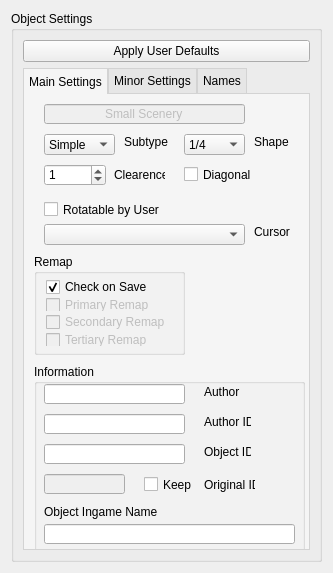
<?xml version="1.0" encoding="UTF-8"?>
<ui version="4.0">
 <class>Form</class>
 <widget class="QWidget" name="Form">
  <property name="geometry">
   <rect>
    <x>0</x>
    <y>0</y>
    <width>329</width>
    <height>569</height>
   </rect>
  </property>
  <property name="windowTitle">
   <string>Form</string>
  </property>
  <layout class="QHBoxLayout" name="horizontalLayout">
   <item>
    <widget class="QGroupBox" name="groupBox_objectSettings">
     <property name="sizePolicy">
      <sizepolicy hsizetype="Fixed" vsizetype="Preferred">
       <horstretch>0</horstretch>
       <verstretch>0</verstretch>
      </sizepolicy>
     </property>
     <property name="minimumSize">
      <size>
       <width>311</width>
       <height>551</height>
      </size>
     </property>
     <property name="maximumSize">
      <size>
       <width>311</width>
       <height>16777215</height>
      </size>
     </property>
     <property name="title">
      <string>Object Settings</string>
     </property>
     <layout class="QVBoxLayout" name="verticalLayout_2">
      <item>
       <widget class="QPushButton" name="pushButton_applyDefaultSettings">
        <property name="text">
         <string>Apply User Defaults</string>
        </property>
       </widget>
      </item>
      <item>
       <widget class="QTabWidget" name="tabWidget_settingsSS">
        <property name="enabled">
         <bool>true</bool>
        </property>
        <property name="styleSheet">
         <string notr="true">QTabWidget::pane {
  border: 1px solid lightgray;
  top:-1px; 
  background: rgb(245, 245, 245);; 
} 

QTabBar::tab {
  background: rgb(230, 230, 230); 
  border: 1px solid lightgray; 
  padding: 5px;
} 

QTabBar::tab:selected { 
  background: rgb(245, 245, 245); 
  margin-bottom: -1px; 
}</string>
        </property>
        <property name="currentIndex">
         <number>0</number>
        </property>
        <widget class="QWidget" name="tab_mainSettings">
         <attribute name="title">
          <string>Main Settings</string>
         </attribute>
         <widget class="QGroupBox" name="groupBox_information">
          <property name="geometry">
           <rect>
            <x>10</x>
            <y>270</y>
            <width>271</width>
            <height>191</height>
           </rect>
          </property>
          <property name="layoutDirection">
           <enum>Qt::LeftToRight</enum>
          </property>
          <property name="title">
           <string>Information</string>
          </property>
          <widget class="QLineEdit" name="lineEdit_objectName">
           <property name="geometry">
            <rect>
             <x>10</x>
             <y>160</y>
             <width>251</width>
             <height>20</height>
            </rect>
           </property>
           <property name="toolTip">
            <string notr="true">&lt;html&gt;&lt;head/&gt;&lt;body&gt;&lt;p&gt;The name your object will appear ingame. Consider the naming guide.&lt;/p&gt;&lt;p&gt;&lt;br/&gt;&lt;/p&gt;&lt;/body&gt;&lt;/html&gt;</string>
           </property>
          </widget>
          <widget class="QLabel" name="label_objectIngameName">
           <property name="geometry">
            <rect>
             <x>10</x>
             <y>140</y>
             <width>141</width>
             <height>16</height>
            </rect>
           </property>
           <property name="text">
            <string>Object Ingame Name</string>
           </property>
          </widget>
          <widget class="QLineEdit" name="lineEdit_objectID">
           <property name="geometry">
            <rect>
             <x>10</x>
             <y>80</y>
             <width>141</width>
             <height>20</height>
            </rect>
           </property>
           <property name="toolTip">
            <string notr="true">&lt;html&gt;&lt;head/&gt;&lt;body&gt;&lt;p&gt;Unique object identifier - a prefix will be added of with your author ID and object type. Consider the naming guide.&lt;/p&gt;&lt;/body&gt;&lt;/html&gt;</string>
           </property>
          </widget>
          <widget class="QLabel" name="label_objectID">
           <property name="geometry">
            <rect>
             <x>170</x>
             <y>80</y>
             <width>47</width>
             <height>16</height>
            </rect>
           </property>
           <property name="text">
            <string>Object ID</string>
           </property>
          </widget>
          <widget class="QLineEdit" name="lineEdit_author">
           <property name="enabled">
            <bool>true</bool>
           </property>
           <property name="geometry">
            <rect>
             <x>10</x>
             <y>20</y>
             <width>141</width>
             <height>20</height>
            </rect>
           </property>
           <property name="toolTip">
            <string notr="true">&lt;html&gt;&lt;head/&gt;&lt;body&gt;&lt;p&gt;Your name, seperate multiple names by comma. It is also good practice to add the name of the original creator(s) if you are fixing/remixing an existing object.&lt;/p&gt;&lt;/body&gt;&lt;/html&gt;</string>
           </property>
          </widget>
          <widget class="QLineEdit" name="lineEdit_authorID">
           <property name="geometry">
            <rect>
             <x>10</x>
             <y>50</y>
             <width>141</width>
             <height>20</height>
            </rect>
           </property>
           <property name="toolTip">
            <string notr="true">Your identity/name for the object ID</string>
           </property>
          </widget>
          <widget class="QLabel" name="label_originalID">
           <property name="geometry">
            <rect>
             <x>170</x>
             <y>110</y>
             <width>51</width>
             <height>21</height>
            </rect>
           </property>
           <property name="text">
            <string>Original ID</string>
           </property>
          </widget>
          <widget class="QLabel" name="label_author">
           <property name="geometry">
            <rect>
             <x>170</x>
             <y>20</y>
             <width>47</width>
             <height>16</height>
            </rect>
           </property>
           <property name="text">
            <string>Author</string>
           </property>
          </widget>
          <widget class="QLabel" name="label_authorID">
           <property name="geometry">
            <rect>
             <x>170</x>
             <y>50</y>
             <width>47</width>
             <height>16</height>
            </rect>
           </property>
           <property name="text">
            <string>Author ID</string>
           </property>
          </widget>
          <widget class="QLineEdit" name="lineEdit_originalID">
           <property name="enabled">
            <bool>false</bool>
           </property>
           <property name="geometry">
            <rect>
             <x>10</x>
             <y>110</y>
             <width>81</width>
             <height>20</height>
            </rect>
           </property>
           <property name="toolTip">
            <string notr="true">Original DAT identifyer from the loaded DAT object.</string>
           </property>
           <property name="text">
            <string/>
           </property>
          </widget>
          <widget class="QCheckBox" name="checkBox_keepOrginalId">
           <property name="geometry">
            <rect>
             <x>110</x>
             <y>110</y>
             <width>51</width>
             <height>21</height>
            </rect>
           </property>
           <property name="toolTip">
            <string>&lt;html&gt;&lt;head/&gt;&lt;body&gt;&lt;p&gt; Tick if you like to keep the original ID of the loaded object. If you do so, this object will be loaded ingame instead of the orginal. Not recommended&lt;/p&gt;&lt;/body&gt;&lt;/html&gt;</string>
           </property>
           <property name="text">
            <string>Keep</string>
           </property>
          </widget>
         </widget>
         <widget class="QComboBox" name="comboBox_subtype">
          <property name="geometry">
           <rect>
            <x>20</x>
            <y>40</y>
            <width>71</width>
            <height>21</height>
           </rect>
          </property>
          <property name="autoFillBackground">
           <bool>false</bool>
          </property>
          <property name="styleSheet">
           <string notr="true"/>
          </property>
          <item>
           <property name="text">
            <string>Simple</string>
           </property>
          </item>
          <item>
           <property name="text">
            <string>Animated</string>
           </property>
          </item>
          <item>
           <property name="text">
            <string>Glass</string>
           </property>
          </item>
          <item>
           <property name="text">
            <string>Gardens</string>
           </property>
          </item>
         </widget>
         <widget class="QCheckBox" name="isRotatable">
          <property name="geometry">
           <rect>
            <x>20</x>
            <y>100</y>
            <width>121</width>
            <height>31</height>
           </rect>
          </property>
          <property name="acceptDrops">
           <bool>false</bool>
          </property>
          <property name="toolTip">
           <string>When set, the user can rotate the object. Else, the object rotates automatically/randomly</string>
          </property>
          <property name="text">
           <string>Rotatable by User</string>
          </property>
          <property name="tristate">
           <bool>false</bool>
          </property>
         </widget>
         <widget class="QSpinBox" name="spinBox_clearence">
          <property name="geometry">
           <rect>
            <x>20</x>
            <y>70</y>
            <width>62</width>
            <height>22</height>
           </rect>
          </property>
          <property name="toolTip">
           <string notr="true">Object height</string>
          </property>
          <property name="value">
           <number>1</number>
          </property>
         </widget>
         <widget class="QLabel" name="label_clearence">
          <property name="geometry">
           <rect>
            <x>90</x>
            <y>70</y>
            <width>51</width>
            <height>21</height>
           </rect>
          </property>
          <property name="text">
           <string>Clearence</string>
          </property>
         </widget>
         <widget class="QLabel" name="label_subtype">
          <property name="geometry">
           <rect>
            <x>100</x>
            <y>40</y>
            <width>51</width>
            <height>16</height>
           </rect>
          </property>
          <property name="text">
           <string>Subtype</string>
          </property>
         </widget>
         <widget class="QLineEdit" name="lineEdit_objectType">
          <property name="enabled">
           <bool>false</bool>
          </property>
          <property name="geometry">
           <rect>
            <x>20</x>
            <y>10</y>
            <width>201</width>
            <height>20</height>
           </rect>
          </property>
          <property name="toolTip">
           <string notr="true">Object type</string>
          </property>
          <property name="text">
           <string>Small Scenery</string>
          </property>
          <property name="alignment">
           <set>Qt::AlignCenter</set>
          </property>
         </widget>
         <widget class="QLabel" name="label_cursor">
          <property name="geometry">
           <rect>
            <x>230</x>
            <y>130</y>
            <width>51</width>
            <height>16</height>
           </rect>
          </property>
          <property name="text">
           <string>Cursor</string>
          </property>
         </widget>
         <widget class="QComboBox" name="comboBox_cursor">
          <property name="geometry">
           <rect>
            <x>20</x>
            <y>130</y>
            <width>201</width>
            <height>21</height>
           </rect>
          </property>
          <property name="autoFillBackground">
           <bool>false</bool>
          </property>
          <property name="styleSheet">
           <string notr="true"/>
          </property>
         </widget>
         <widget class="QLabel" name="label_shape">
          <property name="geometry">
           <rect>
            <x>230</x>
            <y>40</y>
            <width>41</width>
            <height>16</height>
           </rect>
          </property>
          <property name="text">
           <string>Shape</string>
          </property>
         </widget>
         <widget class="QComboBox" name="comboBox_shape">
          <property name="geometry">
           <rect>
            <x>160</x>
            <y>40</y>
            <width>61</width>
            <height>21</height>
           </rect>
          </property>
          <property name="autoFillBackground">
           <bool>false</bool>
          </property>
          <property name="styleSheet">
           <string notr="true"/>
          </property>
          <item>
           <property name="text">
            <string>1/4</string>
           </property>
          </item>
          <item>
           <property name="text">
            <string>Half Tile</string>
           </property>
          </item>
          <item>
           <property name="text">
            <string>3/4</string>
           </property>
          </item>
          <item>
           <property name="text">
            <string>Full Tile</string>
           </property>
          </item>
         </widget>
         <widget class="QCheckBox" name="checkBox_diagonal">
          <property name="geometry">
           <rect>
            <x>160</x>
            <y>70</y>
            <width>81</width>
            <height>21</height>
           </rect>
          </property>
          <property name="acceptDrops">
           <bool>false</bool>
          </property>
          <property name="toolTip">
           <string>When set, this object will rotate automatically.</string>
          </property>
          <property name="text">
           <string>Diagonal</string>
          </property>
          <property name="tristate">
           <bool>false</bool>
          </property>
         </widget>
         <widget class="QGroupBox" name="groupBox_remap">
          <property name="geometry">
           <rect>
            <x>10</x>
            <y>160</y>
            <width>151</width>
            <height>101</height>
           </rect>
          </property>
          <property name="layoutDirection">
           <enum>Qt::LeftToRight</enum>
          </property>
          <property name="title">
           <string>Remap</string>
          </property>
          <layout class="QVBoxLayout" name="verticalLayout">
           <property name="spacing">
            <number>4</number>
           </property>
           <property name="leftMargin">
            <number>9</number>
           </property>
           <property name="topMargin">
            <number>6</number>
           </property>
           <property name="rightMargin">
            <number>9</number>
           </property>
           <property name="bottomMargin">
            <number>6</number>
           </property>
           <item>
            <widget class="QCheckBox" name="checkBox_remapCheck">
             <property name="text">
              <string>Check on Save</string>
             </property>
             <property name="checked">
              <bool>true</bool>
             </property>
            </widget>
           </item>
           <item>
            <widget class="QCheckBox" name="hasPrimaryColour">
             <property name="enabled">
              <bool>false</bool>
             </property>
             <property name="text">
              <string>Primary Remap</string>
             </property>
            </widget>
           </item>
           <item>
            <widget class="QCheckBox" name="hasSecondaryColour">
             <property name="enabled">
              <bool>false</bool>
             </property>
             <property name="text">
              <string>Secondary Remap</string>
             </property>
            </widget>
           </item>
           <item>
            <widget class="QCheckBox" name="hasTertiaryColour">
             <property name="enabled">
              <bool>false</bool>
             </property>
             <property name="text">
              <string>Tertiary Remap</string>
             </property>
            </widget>
           </item>
          </layout>
         </widget>
        </widget>
        <widget class="QWidget" name="tab_minorSettings">
         <attribute name="title">
          <string>Minor Settings</string>
         </attribute>
         <widget class="QDoubleSpinBox" name="doubleSpinBox_version">
          <property name="geometry">
           <rect>
            <x>20</x>
            <y>10</y>
            <width>62</width>
            <height>22</height>
           </rect>
          </property>
          <property name="toolTip">
           <string notr="true">Unless you don't revise an already released object, keep this at 1.0</string>
          </property>
          <property name="locale">
           <locale language="English" country="UnitedStates"/>
          </property>
          <property name="decimals">
           <number>1</number>
          </property>
          <property name="singleStep">
           <double>0.100000000000000</double>
          </property>
          <property name="value">
           <double>1.000000000000000</double>
          </property>
         </widget>
         <widget class="QLabel" name="label_version">
          <property name="geometry">
           <rect>
            <x>90</x>
            <y>10</y>
            <width>47</width>
            <height>16</height>
           </rect>
          </property>
          <property name="text">
           <string>Version</string>
          </property>
         </widget>
         <widget class="QDoubleSpinBox" name="doubleSpinBox_price">
          <property name="geometry">
           <rect>
            <x>20</x>
            <y>40</y>
            <width>62</width>
            <height>22</height>
           </rect>
          </property>
          <property name="toolTip">
           <string notr="true">Unless you don't revise an already released object, keep this at 1.0</string>
          </property>
          <property name="decimals">
           <number>0</number>
          </property>
          <property name="maximum">
           <double>10000.000000000000000</double>
          </property>
          <property name="singleStep">
           <double>1.000000000000000</double>
          </property>
          <property name="value">
           <double>1.000000000000000</double>
          </property>
         </widget>
         <widget class="QLabel" name="label_price">
          <property name="geometry">
           <rect>
            <x>90</x>
            <y>40</y>
            <width>51</width>
            <height>21</height>
           </rect>
          </property>
          <property name="text">
           <string>Price</string>
          </property>
         </widget>
         <widget class="QDoubleSpinBox" name="doubleSpinBox_removalPrice">
          <property name="geometry">
           <rect>
            <x>140</x>
            <y>40</y>
            <width>62</width>
            <height>22</height>
           </rect>
          </property>
          <property name="toolTip">
           <string notr="true">Unless you don't revise an already released object, keep this at 1.0</string>
          </property>
          <property name="decimals">
           <number>0</number>
          </property>
          <property name="minimum">
           <double>-1000.000000000000000</double>
          </property>
          <property name="maximum">
           <double>1000.000000000000000</double>
          </property>
          <property name="singleStep">
           <double>1.000000000000000</double>
          </property>
          <property name="value">
           <double>1.000000000000000</double>
          </property>
         </widget>
         <widget class="QLabel" name="label_removalPrice">
          <property name="geometry">
           <rect>
            <x>210</x>
            <y>40</y>
            <width>71</width>
            <height>21</height>
           </rect>
          </property>
          <property name="text">
           <string>Removal Price</string>
          </property>
         </widget>
         <widget class="QCheckBox" name="requiresFlatSurface">
          <property name="geometry">
           <rect>
            <x>20</x>
            <y>110</y>
            <width>111</width>
            <height>17</height>
           </rect>
          </property>
          <property name="toolTip">
           <string>requiresFlatSurface</string>
          </property>
          <property name="text">
           <string>Flat Surface Only</string>
          </property>
         </widget>
         <widget class="QCheckBox" name="SMALL_SCENERY_FLAG_VOFFSET_CENTRE">
          <property name="geometry">
           <rect>
            <x>20</x>
            <y>70</y>
            <width>111</width>
            <height>17</height>
           </rect>
          </property>
          <property name="toolTip">
           <string>SMALL_SCENERY_FLAG_VOFFSET_CENTRE</string>
          </property>
          <property name="text">
           <string>Block Rain</string>
          </property>
         </widget>
         <widget class="QCheckBox" name="isStackable">
          <property name="geometry">
           <rect>
            <x>20</x>
            <y>90</y>
            <width>111</width>
            <height>17</height>
           </rect>
          </property>
          <property name="toolTip">
           <string>isStackable</string>
          </property>
          <property name="text">
           <string>Stackable</string>
          </property>
          <property name="checked">
           <bool>true</bool>
          </property>
         </widget>
         <widget class="QCheckBox" name="prohibitWalls">
          <property name="geometry">
           <rect>
            <x>20</x>
            <y>130</y>
            <width>111</width>
            <height>17</height>
           </rect>
          </property>
          <property name="toolTip">
           <string>prohibitWalls</string>
          </property>
          <property name="text">
           <string>Prohibit Walls</string>
          </property>
         </widget>
         <widget class="QCheckBox" name="SMALL_SCENERY_FLAG27">
          <property name="geometry">
           <rect>
            <x>20</x>
            <y>150</y>
            <width>171</width>
            <height>17</height>
           </rect>
          </property>
          <property name="toolTip">
           <string>SMALL_SCENERY_FLAG27</string>
          </property>
          <property name="text">
           <string>Block Supports like Full Tile</string>
          </property>
         </widget>
         <widget class="QCheckBox" name="allowSupportsAbove">
          <property name="geometry">
           <rect>
            <x>140</x>
            <y>130</y>
            <width>131</width>
            <height>17</height>
           </rect>
          </property>
          <property name="toolTip">
           <string>allowSupportsAbove</string>
          </property>
          <property name="text">
           <string>Allow Supports Above</string>
          </property>
          <property name="checked">
           <bool>true</bool>
          </property>
         </widget>
         <widget class="QGroupBox" name="groupBox_animOptions">
          <property name="enabled">
           <bool>false</bool>
          </property>
          <property name="geometry">
           <rect>
            <x>10</x>
            <y>170</y>
            <width>271</width>
            <height>171</height>
           </rect>
          </property>
          <property name="title">
           <string>Animation Options</string>
          </property>
          <widget class="QLabel" name="label_animSubtype">
           <property name="geometry">
            <rect>
             <x>90</x>
             <y>20</y>
             <width>101</width>
             <height>16</height>
            </rect>
           </property>
           <property name="text">
            <string>Animation Subtype</string>
           </property>
          </widget>
          <widget class="QComboBox" name="comboBox_animSubtype">
           <property name="geometry">
            <rect>
             <x>10</x>
             <y>20</y>
             <width>71</width>
             <height>21</height>
            </rect>
           </property>
           <property name="autoFillBackground">
            <bool>false</bool>
           </property>
           <property name="styleSheet">
            <string notr="true"/>
           </property>
           <item>
            <property name="text">
             <string>Regular</string>
            </property>
           </item>
           <item>
            <property name="text">
             <string>Fountain 1</string>
            </property>
           </item>
           <item>
            <property name="text">
             <string>Fountain 2</string>
            </property>
           </item>
           <item>
            <property name="text">
             <string>Clock</string>
            </property>
           </item>
           <item>
            <property name="text">
             <string>Single view</string>
            </property>
           </item>
          </widget>
          <widget class="QPushButton" name="pushButton_editAnimSequence">
           <property name="geometry">
            <rect>
             <x>170</x>
             <y>50</y>
             <width>81</width>
             <height>23</height>
            </rect>
           </property>
           <property name="text">
            <string>Edit Sequence</string>
           </property>
          </widget>
          <widget class="QDoubleSpinBox" name="doubleSpinBox_frameDelay">
           <property name="geometry">
            <rect>
             <x>10</x>
             <y>80</y>
             <width>62</width>
             <height>22</height>
            </rect>
           </property>
           <property name="toolTip">
            <string notr="true">Delay of ticks between animation frames.</string>
           </property>
           <property name="decimals">
            <number>0</number>
           </property>
           <property name="maximum">
            <double>32.000000000000000</double>
           </property>
           <property name="singleStep">
            <double>1.000000000000000</double>
           </property>
           <property name="value">
            <double>0.000000000000000</double>
           </property>
          </widget>
          <widget class="QLabel" name="label_frameDelay">
           <property name="geometry">
            <rect>
             <x>80</x>
             <y>80</y>
             <width>71</width>
             <height>16</height>
            </rect>
           </property>
           <property name="text">
            <string>Frame Delay</string>
           </property>
          </widget>
          <widget class="QDoubleSpinBox" name="doubleSpinBox_animDelay">
           <property name="geometry">
            <rect>
             <x>10</x>
             <y>110</y>
             <width>62</width>
             <height>22</height>
            </rect>
           </property>
           <property name="toolTip">
            <string notr="true">Delay of ticks after one animation cycle (0 = continuous).</string>
           </property>
           <property name="decimals">
            <number>0</number>
           </property>
           <property name="maximum">
            <double>32.000000000000000</double>
           </property>
           <property name="singleStep">
            <double>1.000000000000000</double>
           </property>
           <property name="value">
            <double>0.000000000000000</double>
           </property>
          </widget>
          <widget class="QLabel" name="label_animDelay">
           <property name="geometry">
            <rect>
             <x>80</x>
             <y>110</y>
             <width>81</width>
             <height>16</height>
            </rect>
           </property>
           <property name="text">
            <string>Animation Delay</string>
           </property>
          </widget>
          <widget class="QDoubleSpinBox" name="doubleSpinBox_numFrames">
           <property name="geometry">
            <rect>
             <x>10</x>
             <y>50</y>
             <width>62</width>
             <height>22</height>
            </rect>
           </property>
           <property name="toolTip">
            <string notr="true">Number of frames you want in your animation sequence.</string>
           </property>
           <property name="decimals">
            <number>0</number>
           </property>
           <property name="maximum">
            <double>32.000000000000000</double>
           </property>
           <property name="singleStep">
            <double>1.000000000000000</double>
           </property>
           <property name="value">
            <double>0.000000000000000</double>
           </property>
          </widget>
          <widget class="QLabel" name="label_numFrames">
           <property name="geometry">
            <rect>
             <x>80</x>
             <y>50</y>
             <width>81</width>
             <height>16</height>
            </rect>
           </property>
           <property name="text">
            <string>Number Frames</string>
           </property>
          </widget>
          <widget class="QCheckBox" name="SMALL_SCENERY_FLAG_VISIBLE_WHEN_ZOOMED">
           <property name="geometry">
            <rect>
             <x>10</x>
             <y>140</y>
             <width>131</width>
             <height>17</height>
            </rect>
           </property>
           <property name="toolTip">
            <string>SMALL_SCENERY_FLAG_VISIBLE_WHEN_ZOOMED</string>
           </property>
           <property name="text">
            <string>Animate on Zoom Out</string>
           </property>
          </widget>
          <widget class="QCheckBox" name="hasOverlayImage">
           <property name="geometry">
            <rect>
             <x>170</x>
             <y>110</y>
             <width>131</width>
             <height>17</height>
            </rect>
           </property>
           <property name="toolTip">
            <string>hasOverlayImage</string>
           </property>
           <property name="text">
            <string>Preview Overlay</string>
           </property>
          </widget>
          <widget class="QCheckBox" name="SMALL_SCENERY_FLAG17">
           <property name="geometry">
            <rect>
             <x>170</x>
             <y>140</y>
             <width>131</width>
             <height>17</height>
            </rect>
           </property>
           <property name="toolTip">
            <string>SMALL_SCENERY_FLAG17</string>
           </property>
           <property name="text">
            <string>Flag 17</string>
           </property>
          </widget>
          <widget class="QCheckBox" name="SMALL_SCENERY_FLAG_COG">
           <property name="geometry">
            <rect>
             <x>170</x>
             <y>90</y>
             <width>131</width>
             <height>17</height>
            </rect>
           </property>
           <property name="toolTip">
            <string>SMALL_SCENERY_FLAG_COG</string>
           </property>
           <property name="text">
            <string>Sync Anim.</string>
           </property>
          </widget>
         </widget>
         <widget class="QCheckBox" name="isTree">
          <property name="geometry">
           <rect>
            <x>140</x>
            <y>70</y>
            <width>111</width>
            <height>16</height>
           </rect>
          </property>
          <property name="toolTip">
           <string>isTree</string>
          </property>
          <property name="text">
           <string>Is Tree</string>
          </property>
         </widget>
         <widget class="QCheckBox" name="hasNoSupports">
          <property name="geometry">
           <rect>
            <x>140</x>
            <y>90</y>
            <width>111</width>
            <height>17</height>
           </rect>
          </property>
          <property name="toolTip">
           <string>hasNoSupports</string>
          </property>
          <property name="text">
           <string>No Supports</string>
          </property>
          <property name="checked">
           <bool>true</bool>
          </property>
         </widget>
         <widget class="QCheckBox" name="supportsHavePrimaryColour">
          <property name="enabled">
           <bool>false</bool>
          </property>
          <property name="geometry">
           <rect>
            <x>140</x>
            <y>110</y>
            <width>111</width>
            <height>17</height>
           </rect>
          </property>
          <property name="toolTip">
           <string>supportsHavePrimaryColour</string>
          </property>
          <property name="text">
           <string>Supports in Remap</string>
          </property>
         </widget>
        </widget>
        <widget class="QWidget" name="tab_names">
         <property name="toolTip">
          <string>Naming</string>
         </property>
         <attribute name="title">
          <string>Names</string>
         </attribute>
         <attribute name="toolTip">
          <string>&lt;html&gt;&lt;head/&gt;&lt;body&gt;&lt;p&gt;&lt;br/&gt;&lt;/p&gt;&lt;/body&gt;&lt;/html&gt;</string>
         </attribute>
         <widget class="QLabel" name="label_nameExplanation">
          <property name="geometry">
           <rect>
            <x>10</x>
            <y>10</y>
            <width>271</width>
            <height>61</height>
           </rect>
          </property>
          <property name="text">
           <string>Specify additional ingame names for other languages. For languages without name the english name will always be taken. English corresponds to 'Object Ingame Name' from Main Settings.</string>
          </property>
          <property name="wordWrap">
           <bool>true</bool>
          </property>
         </widget>
         <widget class="QComboBox" name="comboBox_languageSelect">
          <property name="geometry">
           <rect>
            <x>10</x>
            <y>80</y>
            <width>131</width>
            <height>22</height>
           </rect>
          </property>
          <item>
           <property name="text">
            <string>English - UK</string>
           </property>
          </item>
          <item>
           <property name="text">
            <string>English - US</string>
           </property>
          </item>
          <item>
           <property name="text">
            <string>French</string>
           </property>
          </item>
          <item>
           <property name="text">
            <string>German</string>
           </property>
          </item>
          <item>
           <property name="text">
            <string>Spanish</string>
           </property>
          </item>
          <item>
           <property name="text">
            <string>Italian</string>
           </property>
          </item>
          <item>
           <property name="text">
            <string>Dutch</string>
           </property>
          </item>
          <item>
           <property name="text">
            <string>Swedish</string>
           </property>
          </item>
          <item>
           <property name="text">
            <string>Japanese</string>
           </property>
          </item>
          <item>
           <property name="text">
            <string>Korean</string>
           </property>
          </item>
          <item>
           <property name="text">
            <string>Chinese - China</string>
           </property>
          </item>
          <item>
           <property name="text">
            <string>Chinese - Taiwan</string>
           </property>
          </item>
          <item>
           <property name="text">
            <string>Polish</string>
           </property>
          </item>
          <item>
           <property name="text">
            <string>Portuguese</string>
           </property>
          </item>
          <item>
           <property name="text">
            <string>Czech</string>
           </property>
          </item>
          <item>
           <property name="text">
            <string>Russian</string>
           </property>
          </item>
          <item>
           <property name="text">
            <string>Esperanto</string>
           </property>
          </item>
         </widget>
         <widget class="QLineEdit" name="lineEdit_nameInput">
          <property name="geometry">
           <rect>
            <x>10</x>
            <y>110</y>
            <width>271</width>
            <height>20</height>
           </rect>
          </property>
          <property name="toolTip">
           <string notr="true">&lt;html&gt;&lt;head/&gt;&lt;body&gt;&lt;p&gt;The name your object will appear ingame. Consider the naming guide.&lt;/p&gt;&lt;p&gt;&lt;br/&gt;&lt;/p&gt;&lt;/body&gt;&lt;/html&gt;</string>
          </property>
         </widget>
        </widget>
       </widget>
      </item>
     </layout>
    </widget>
   </item>
  </layout>
 </widget>
 <resources/>
 <connections/>
</ui>
